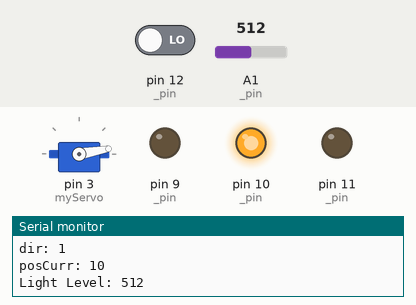
A sketch run on a simulated Arduino Uno, built with avr-gcc and run on an emulated ATmega328P. Shown: servo, output pins drawn as LEDs (lit = HIGH), the last lines printed to the serial monitor. The test bench sets the inputs (shaded band); at power-on: A1 (_pin) = 512, pin 12 (_pin) LOW.

Above: at 3.1 s.
3.2 s: A1 (_pin) set to 499
At 5.26 s:
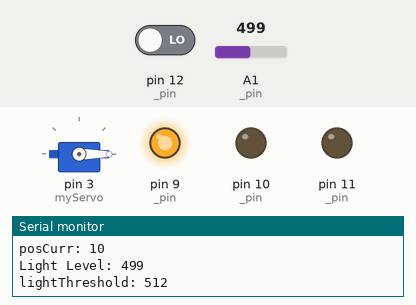
6.2 s: A1 (_pin) set to 511
At 7.9 s:
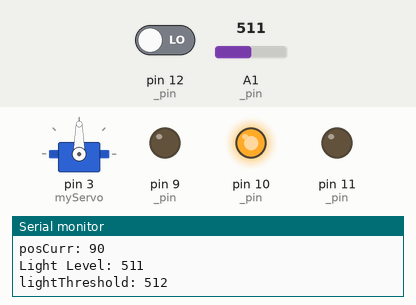
Timing chart, 0 to 15.2 s (numbered marks = the images above; inputs shaded):
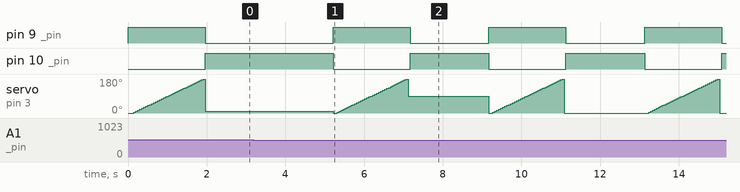

Measured:
- the behaviour switches between 512 and 511 on A1 (_pin) (found by bisection; images 0 and 1)
- after the input at 3.2 s, pin 9 (_pin): LOW → HIGH after 2.0 s; pin 10 (_pin): HIGH → LOW after 2.0 s

The sketch:

LightTracking.ino
```cpp
#include "LightSensor.h"
#include "Slide.h"
#include "Button.h"
#include "ColorLED.h"
#include "Serv.h"
#include <Servo.h>

const short GREEN = 10;//apply to ColorLED
const short RED = 9;//apply to ColorLED
short degreeInterval;
short lightPrev;//previous light reading
short lightCurr;//current light reading
short dir = 1;//used to switch servo rotating direction
short posCurr;//current position of servo(0-180)
short lightThreshold;//the point at which the area will be scanned for light source.
short pad = 20;//padding for light samples.
short moveDelay = 50;//delay given after servo has been instructed to move
//time sandbox waits when light value goes below lightThreshold
//before checking again to see if light source has returned -
short waitDelay = 2000;
//--------
//Initate instances
LightSensor lightSensor = LightSensor();//used to track light
Slide slide = Slide();//used to determine lightThreshold
Button bttn = Button();//used to change lightThreshold
ColorLED cLED = ColorLED(RED);//red signifes scanning, green signifies tracking
Serv servo = Serv();//cordinates with light sensor

//Function determines rather a change in the light source value is significant enough to "chase" light source.
//lightCurr - current light sample
//lightPrev - previous light sample
//pad - a value that determines, in neg and pos direction, how much of a light value change
//is allowed before system will take another light sensor sample.
bool isMove(short lightCurr, short lightPrev, short pad){
  bool move = true;
  if(lightCurr <= (lightPrev + pad) && lightCurr >= (lightPrev - pad)){
    move = false;
  }
  return move;
}

void setup() {
  Serial.begin(57600);
  Serial.println("Start");
  degreeInterval = 5;//light data to be sampled based on degreeInterval
  servo.initAttach();//initiate servo
  cLED.setColor(RED);//set to red until inital scan finishes
  cLED.on(255);
  servo.rotate(0);//move
  delay(moveDelay);//allow time for servo to move
  servo.rotate(servo.scanHighPos(lightSensor,degreeInterval));//move to highest light source
  lightThreshold = slide.getData();//set lightThreshold
  Serial.print("Light Threshold - ");
  Serial.println(lightThreshold);
  cLED.off();//turn of RED light
  cLED.setColor(GREEN);//green mean its a go
  cLED.on(255);//on and ready for flashlight movement
  Serial.println("Finished Setting Up");

}

      //------------------------------------  READ ME ---------------------------------------------------------------------------
      //the lightThreshold determines the highest level of light to trigger a 180
      //scan. The button(D12) will allow you to change lightThreshold to the slider(A3) value.
      //lightThreshold can not be changed while sandbox is scanning or when waiting to see if light soruce has returned,
      //so the button is intended to be used when the lightThreshold has been set too low as the sandbox will not be rotating. A
      //lightThreshold set too high will have the sandbox rotating most of the time thus making
      //it difficult to get slider value. While at a lightThreshold set very low the sandbox will
      //not rotate but will still function as intended but will never scan to look for a strong light
      //source such as a flashlight.
      //----------------------------------------------------------------------------------------------------------------------------

void loop() {
  // -
      lightCurr = lightSensor.getData();//sample light data
 //Check Vars------------------------------------------------------------------------------------------
      Serial.print("dir: ");
      Serial.println(dir);
      Serial.print("posCurr: ");
      Serial.println(posCurr);
      Serial.print("Light Level: ");
      Serial.println(lightCurr);
      Serial.print("lightThreshold: ");
      Serial.println(lightThreshold);
 //----------------------------------------------------------------------------------------------------


      //determine if a new lightThreshold sample is to taken
      if(bttn.getData() == 1){
        //button was pressed sample light data
        lightThreshold = slide.getData();
      }

//Checking, Adujusting light threshold-----------------------------------------------------------------
      //check to see if light has gone below LightThreshold
      if(lightCurr < lightThreshold){
        //light has gone below thresHold delay and try again
        //to check if light source is back
        delay(waitDelay);
        lightCurr = lightSensor.getData();//new sample
          if(lightCurr < lightThreshold){
            //light source is still gone, turn on red light and scan
            //enviroment
            cLED.off();
           cLED.setColor(RED);
            cLED.on(255);
            posCurr = servo.scanHighPos(lightSensor,degreeInterval);
            servo.rotate(servo.checkAdjustLimits(posCurr));

            delay(moveDelay);
                cLED.off();
                cLED.setColor(GREEN);//green mean its a go
                cLED.on(255);//on and ready for light changes.
          }
      }
//------------------------------------------------------------------------------------------------------

//Chase Light-------------------------------------------------------------------------------------------
      //Determine if there has been a significant change in the light source to make a move
      if(isMove(lightCurr,lightPrev,pad)){
        //get new position according to degreeInterval and rotate
        posCurr = servo.checkAdjustLimits(degreeInterval *2 * dir + servo.getPos());//get position
        servo.rotate(posCurr);//check for upper limit,adjust if needed,move
        delay(moveDelay);//allow time for servo movement
        //get light source and compare to prev
        lightPrev = lightCurr;
        if(lightCurr = lightSensor.getData() < lightPrev){
          //light source has decreased indicating that light source is
          //most likely in the other direction,switch and move
          dir *= -1;//switch direction
          posCurr = servo.checkAdjustLimits(degreeInterval *2 * dir + servo.getPos());//get position
          servo.rotate(posCurr);//check for upper limit,adjust if needed,move
          delay(moveDelay);//allow time for servo movement
        }
      }
//-------------------------------------------------------------------------------------------------------
}
```

Button.cpp
```cpp
#include "Button.h"

Button::Button(){
  _pin = 12;//set pin
}

//retrieve data from button
int Button::getData(){
  return digitalRead(_pin);
}
```

Button.h
```cpp
#ifndef Button_h
#define Button_h
#include "Arduino.h"

using namespace std;

class Button{
  private:
    int  _pin;//button pin for digital sandbox
  public:
    Button();//Constructor sets _pin
    int getData();//get data from pin D12
};


#endif
```

ColorLED.cpp
```cpp
#include "ColorLED.h"

ColorLED::ColorLED(int pin){
  if(pin < 9 || pin > 11){
    Serial.println("Color LEDs are pins 9-11, invalid pin entered");
  }
  else{
    _pin = pin;//set pin to user intput
}
  pinMode(9, OUTPUT);
  pinMode(10, OUTPUT);
  pinMode(11, OUTPUT);
}

void ColorLED::on(int brightness){
  if(brightness < 0)
    brightness = 0;
  else if (brightness > 255)
    brightness = 255;
  analogWrite(_pin, brightness);
}

void ColorLED::off(){
  analogWrite(_pin,LOW);
}

void ColorLED::setColor(int color)
{
  if(color < 9 || color > 11) {
    Serial.println("Can only set the Color LED to pins 9, 10, and 11");
  }

  switch (color){
    case 9:
      _pin = 9;
      break;
    case 10:
      _pin = 10;
      break;
    case 11:
      _pin = 11;
      break;
  }
}
```

ColorLED.h
```cpp
#ifndef ColorLED_h
#define ColorLED_h
#include "Arduino.h"

using namespace std;

class ColorLED{
  private:
    int _pin;//current colored led pin

  public:
    ColorLED(int _pin);//constructor, set pen
    void on(int brightness);//turn on
    void off();//turn off
    void setColor(int color);
};


#endif
```

LED.cpp
```cpp
#include "LED.h"
#include "Arduino.h"

LED::LED(short pin){
  if((pin < 4 || pin > 8) && pin != 13){
    Serial.println("LEDs are pins 4-8 and 13");
    Serial.print("Cannot set LED to pin ");
    Serial.println(pin);
  }
  else{
  _pin = pin;
}
  pinMode(4, OUTPUT);
  pinMode(5, OUTPUT);
  pinMode(6, OUTPUT);
  pinMode(7, OUTPUT);
  pinMode(8, OUTPUT);
}

void LED::on(){
  digitalWrite(_pin, HIGH);//turn on
}

void LED::off(){
  digitalWrite(_pin,LOW);//turn off
}

void LED::changePin(int pin)
{
  if((pin < 4 || pin > 8) && pin != 13){
    Serial.println("LEDs are pins 4-8 and 13");
    Serial.print("Cannot set LED to pin ");
    Serial.println(pin);
  }
  else{
    _pin = pin;
  }
}
```

LED.h
```cpp
#ifndef LED_h
#define LED_h
#include "Arduino.h"

using namespace std;

class LED{
private:
  short _pin;//current pin

public:
  LED(short _pin);
  void on();//turn led on
  void off();//turn led off
  void changePin(int pin);

};


#endif
```

LightSensor.cpp
```cpp
#include "LightSensor.h"

LightSensor::LightSensor(){
  _pin = A1;//set pin
}

 short LightSensor::getData(){
  return analogRead(_pin);//read in data
}
```

LightSensor.h
```cpp
#ifndef LightSensor_h
#define LightSensor_h
#include "Arduino.h"

class LightSensor{
  private:
  int  _pin; //light sensor pin for digital sandbox
  short _prevData;//light sensor's current value

  public:
    LightSensor();//Constructor, sets _pin var
    short getData();//retrieve data from light sensor

};


#endif
```

Microphone.cpp
```cpp
#include "Microphone.h"

Microphone::Microphone(){
  _pin = A2;//set pin
}

int Microphone::getData(){
  return analogRead(_pin);//retrieve data from mic
}
```

Microphone.h
```cpp
#ifndef Microphone_h
#define Microphone_h
#include "Arduino.h"

class Microphone{
  private:
    int _pin;//Mic pin for digital sandbox
  public:
    Microphone();//Constructor sets _pin var
    int getData();//retrieve data from mic sensor
};


#endif
```

Serv.cpp
```cpp
#include "Serv.h"

Serv::Serv(){
  //myServo.attach(3);
  _pos = 0;
}

void Serv::rotate(short pos)
{
  myServo.write(pos);
  _pos = pos;
}

void Serv::initAttach(){
  myServo.attach(3);
}

short Serv::getPos(){
  return _pos;
}

short Serv::scanHighPos(LightSensor lightSensor,short degreeInterval){
    myServo.write(0);//set to intial testing position
    delay(50);
    short newPos = 0;
    short lightCurr = 0;
    short lightPrev = 0;
    for(short i = 0; i < 181; i = i + degreeInterval){
      myServo.write(i);//rotate by degreeInterval through entire sweep.
      delay(50);//allow time for servo movement
      lightCurr = lightSensor.getData();//get light data at current degree.
      if(lightCurr > lightPrev){//keep track of highest light degree reading
        lightPrev = lightCurr;//current becomes previous as another data sample will be taken
        newPos = i;//last value stored will be position with the highest light value
      }
    }
    return newPos;
}

    short Serv::checkAdjustLimits(short posCurr){
          //check if greater than upper limit
          if(posCurr > 180){
            posCurr = 180;//greater than,adjust
          }else if(posCurr < 0 ){//check if lower than lower limit
            posCurr = 0;//lower than, adjust
          }
          return posCurr;
    }
```

Serv.h
```cpp
#ifndef Serv_h
#define Serv_h
#include "Arduino.h"
#include "LightSensor.h"
#include <Servo.h>

using namespace std;

class Serv {
  public:
    Serv();//constuctor sets _pos to 0

    void rotate(short pos);//rotate servo

    void initAttach();// call class attach funtion

    short getPos();//get position of servo

    //Scans 180 and returns the position that had the highest light value
    short scanHighPos(LightSensor lightSensor,short degreeInterval);

    //ensure that servo doesn't grind by going to position beyond stop
    short checkAdjustLimits(short posCurr);

  private:
    short _pos;//servo position
    Servo myServo; //servo instance
};

#endif
```

Slide.cpp
```cpp
#include "Slide.h"

Slide::Slide(){
  _pin = A3;//set pin
}

int Slide::getData(){
  return analogRead(_pin);//retrieve pin data
}
```

Slide.h
```cpp
#ifndef Slide_h
#define Slide_h
#include "Arduino.h"

using namespace std;

class Slide{

  private:
    int _pin;//slider pin for digital sandbox

  public:
    Slide();//Constructor sets _pin
    int getData();//retrieve data from slider
};


#endif
```

Switch.cpp
```cpp
#include "Switch.h"

Switch::Switch(){
  _pin = 2;
}

int Switch::getData(){
  return digitalRead(_pin);
}
```

Switch.h
```cpp
#ifndef Switch_h
#define Switch_h
#include "Arduino.h"

using namespace std;

class Switch{

  private:
    int _pin;//switch pin for digital sandbox

  public:
    Switch();//constructor sets _pin variable
    int getData();//retrieve switch data
};


#endif
```

Thermometer.cpp
```cpp
#include "Thermometer.h"


Thermometer::Thermometer(){
  _pin = A0;
}

float Thermometer::getData(){
  return analogRead(_pin);//get reading from A0 sensor
}

float Thermometer::getCelsius(){
  float voltage = getData() * (5 / 1023.00);
  _celsius = (voltage - 0.5) * 100; //convert from voltage value to degrees celsius
  return _celsius;
}

float Thermometer::getFahrenheit(){
 _celsius = getCelsius(); //get temp in celsius for purpose of converting to fahrenheit
 _fahrenheit = ((_celsius * 9) / 5) + 32; //celsius to fahrenheit formula
  return _fahrenheit;
}
```

Thermometer.h
```cpp
#ifndef Thermometer_h
#define Thermometer_h
#include "Arduino.h"

using namespace std;

//Class for using Thermometer sensor
class Thermometer{
 private:
   float _celsius;
   float _fahrenheit;
   short _pin;
 public:
   Thermometer();//constructor
   float getCelsius();//gettemp in celsius based on returned voltage
   float getFahrenheit();//get fahrenheit based on returned voltage
   float getData();//get voltage from pin A0
};


#endif
```
